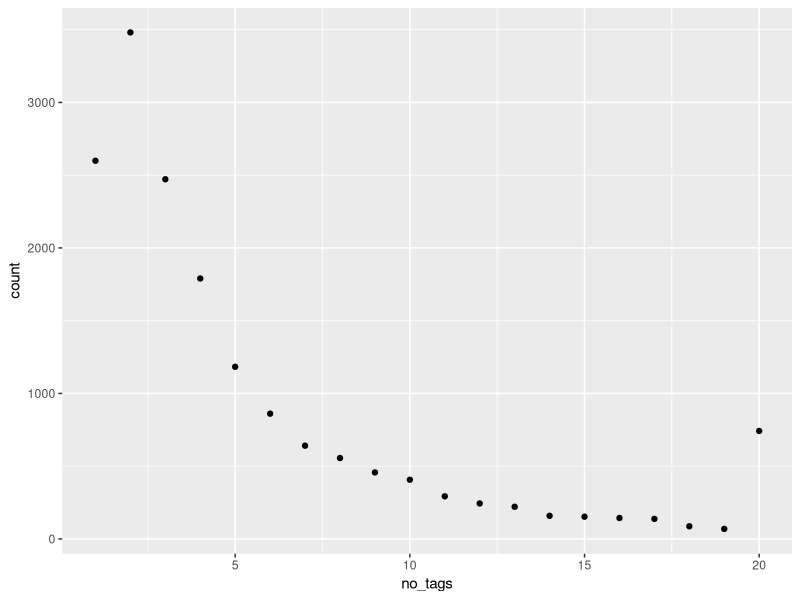

Here is the R script that generated this plot: (Note: a time limit stopped this script after it produced the figure.)
library(igraph)
library(readr)
library(tidyverse)
tags <- read_csv("steam_tidy_game_tags.csv", col_names = TRUE)
genres <- read_csv("steam_zgamegenres_raw.csv", col_names = TRUE)

f <- tags %>%
    group_by(id) %>%
    count() %>%
    group_by(n) %>%
    count()

f <- plyr::rename (f, c("n" = "no_tags", "nn" = "count"))

ggplot(f, mapping = aes(x = no_tags, y = count)) +
    geom_point()

mean(f$no_tags)

bigtable <- table(tags$id, tags$tag)
head(bigtable)
#write.table(bigtable, "bigtable.csv", sep = ",")

bigtable[1:100, 1:100]

tags_igraph = graph_from_incidence_matrix(bigtable)

plot.igraph(tags_igraph)
